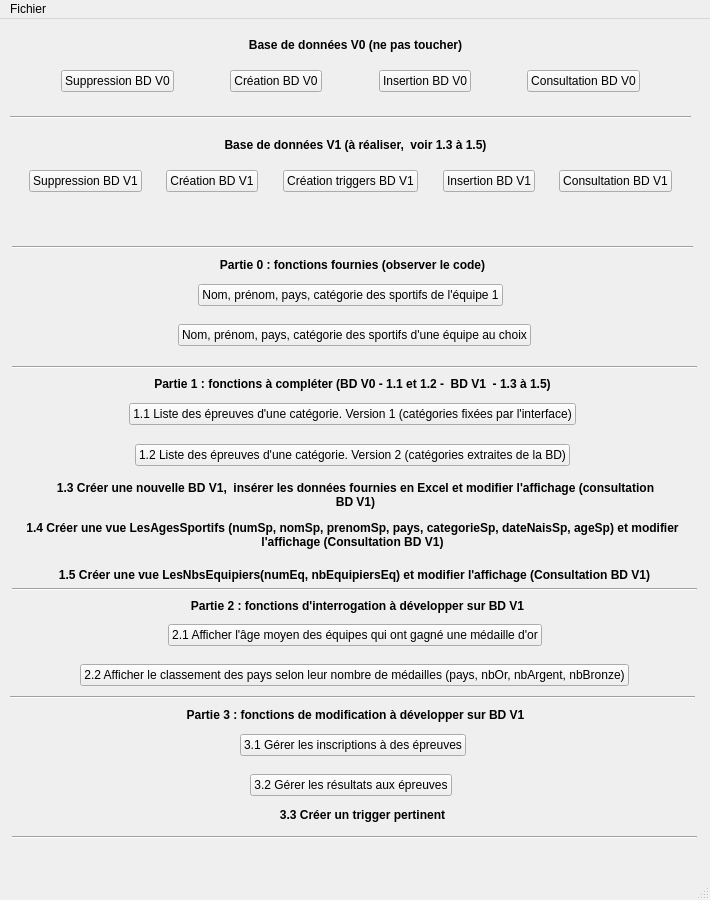
<?xml version="1.0" encoding="UTF-8"?>
<ui version="4.0">
 <class>MainWindow</class>
 <widget class="QMainWindow" name="MainWindow">
  <property name="geometry">
   <rect>
    <x>0</x>
    <y>0</y>
    <width>710</width>
    <height>900</height>
   </rect>
  </property>
  <property name="windowTitle">
   <string>Projet Jeux Olympiques</string>
  </property>
  <widget class="QWidget" name="centralwidget">
   <widget class="Line" name="line_V1">
    <property name="geometry">
     <rect>
      <x>10</x>
      <y>90</y>
      <width>681</width>
      <height>16</height>
     </rect>
    </property>
    <property name="orientation">
     <enum>Qt::Horizontal</enum>
    </property>
   </widget>
   <widget class="QLabel" name="label_V0">
    <property name="geometry">
     <rect>
      <x>10</x>
      <y>10</y>
      <width>691</width>
      <height>31</height>
     </rect>
    </property>
    <property name="font">
     <font>
      <weight>75</weight>
      <bold>true</bold>
     </font>
    </property>
    <property name="text">
     <string>Base de données V0 (ne pas toucher)</string>
    </property>
    <property name="alignment">
     <set>Qt::AlignCenter</set>
    </property>
   </widget>
   <widget class="Line" name="line_partie_0">
    <property name="geometry">
     <rect>
      <x>12</x>
      <y>220</y>
      <width>681</width>
      <height>16</height>
     </rect>
    </property>
    <property name="orientation">
     <enum>Qt::Horizontal</enum>
    </property>
   </widget>
   <widget class="QLabel" name="label_partie_0">
    <property name="geometry">
     <rect>
      <x>7</x>
      <y>230</y>
      <width>691</width>
      <height>31</height>
     </rect>
    </property>
    <property name="font">
     <font>
      <weight>75</weight>
      <bold>true</bold>
     </font>
    </property>
    <property name="text">
     <string>Partie 0 : fonctions fournies (observer le code)</string>
    </property>
    <property name="alignment">
     <set>Qt::AlignCenter</set>
    </property>
   </widget>
   <widget class="Line" name="line_partie_1">
    <property name="geometry">
     <rect>
      <x>12</x>
      <y>340</y>
      <width>685</width>
      <height>16</height>
     </rect>
    </property>
    <property name="orientation">
     <enum>Qt::Horizontal</enum>
    </property>
   </widget>
   <widget class="QLabel" name="label_partie_1">
    <property name="geometry">
     <rect>
      <x>7</x>
      <y>349</y>
      <width>691</width>
      <height>31</height>
     </rect>
    </property>
    <property name="font">
     <font>
      <weight>75</weight>
      <bold>true</bold>
     </font>
    </property>
    <property name="text">
     <string>Partie 1 : fonctions à compléter (BD V0 - 1.1 et 1.2 -  BD V1  - 1.3 à 1.5)</string>
    </property>
    <property name="alignment">
     <set>Qt::AlignCenter</set>
    </property>
   </widget>
   <widget class="QLabel" name="label_partie_1_4">
    <property name="geometry">
     <rect>
      <x>10</x>
      <y>500</y>
      <width>685</width>
      <height>31</height>
     </rect>
    </property>
    <property name="font">
     <font>
      <weight>75</weight>
      <bold>true</bold>
     </font>
    </property>
    <property name="text">
     <string>1.4 Créer une vue LesAgesSportifs (numSp, nomSp, prenomSp, pays, categorieSp, dateNaisSp, ageSp) et modifier l'affichage (Consultation BD V1)</string>
    </property>
    <property name="alignment">
     <set>Qt::AlignCenter</set>
    </property>
    <property name="wordWrap">
     <bool>true</bool>
    </property>
   </widget>
   <widget class="QLabel" name="label_partie_1_3">
    <property name="geometry">
     <rect>
      <x>50</x>
      <y>450</y>
      <width>611</width>
      <height>51</height>
     </rect>
    </property>
    <property name="font">
     <font>
      <weight>75</weight>
      <bold>true</bold>
     </font>
    </property>
    <property name="text">
     <string>1.3 Créer une nouvelle BD V1,  insérer les données fournies en Excel et modifier l'affichage (consultation BD V1)</string>
    </property>
    <property name="alignment">
     <set>Qt::AlignCenter</set>
    </property>
    <property name="wordWrap">
     <bool>true</bool>
    </property>
   </widget>
   <widget class="QLabel" name="label_partie_1_5">
    <property name="geometry">
     <rect>
      <x>12</x>
      <y>540</y>
      <width>685</width>
      <height>31</height>
     </rect>
    </property>
    <property name="font">
     <font>
      <weight>75</weight>
      <bold>true</bold>
     </font>
    </property>
    <property name="text">
     <string>1.5 Créer une vue LesNbsEquipiers(numEq, nbEquipiersEq) et modifier l'affichage (Consultation BD V1)</string>
    </property>
    <property name="alignment">
     <set>Qt::AlignCenter</set>
    </property>
    <property name="wordWrap">
     <bool>true</bool>
    </property>
   </widget>
   <widget class="Line" name="line_partie_2">
    <property name="geometry">
     <rect>
      <x>12</x>
      <y>562</y>
      <width>685</width>
      <height>16</height>
     </rect>
    </property>
    <property name="orientation">
     <enum>Qt::Horizontal</enum>
    </property>
   </widget>
   <widget class="QLabel" name="label_partie_2">
    <property name="geometry">
     <rect>
      <x>12</x>
      <y>571</y>
      <width>691</width>
      <height>31</height>
     </rect>
    </property>
    <property name="font">
     <font>
      <weight>75</weight>
      <bold>true</bold>
     </font>
    </property>
    <property name="text">
     <string>Partie 2 : fonctions d'interrogation à développer sur BD V1</string>
    </property>
    <property name="alignment">
     <set>Qt::AlignCenter</set>
    </property>
   </widget>
   <widget class="Line" name="line_partie_3">
    <property name="geometry">
     <rect>
      <x>10</x>
      <y>670</y>
      <width>685</width>
      <height>16</height>
     </rect>
    </property>
    <property name="orientation">
     <enum>Qt::Horizontal</enum>
    </property>
   </widget>
   <widget class="QLabel" name="label_partie_3">
    <property name="geometry">
     <rect>
      <x>10</x>
      <y>685</y>
      <width>691</width>
      <height>21</height>
     </rect>
    </property>
    <property name="font">
     <font>
      <weight>75</weight>
      <bold>true</bold>
     </font>
    </property>
    <property name="text">
     <string>Partie 3 : fonctions de modification à développer sur BD V1</string>
    </property>
    <property name="alignment">
     <set>Qt::AlignCenter</set>
    </property>
   </widget>
   <widget class="Line" name="line_fin">
    <property name="geometry">
     <rect>
      <x>12</x>
      <y>810</y>
      <width>685</width>
      <height>16</height>
     </rect>
    </property>
    <property name="orientation">
     <enum>Qt::Horizontal</enum>
    </property>
   </widget>
   <widget class="QLabel" name="label_retour_BD">
    <property name="geometry">
     <rect>
      <x>10</x>
      <y>190</y>
      <width>689</width>
      <height>19</height>
     </rect>
    </property>
    <property name="text">
     <string/>
    </property>
    <property name="alignment">
     <set>Qt::AlignCenter</set>
    </property>
   </widget>
   <widget class="QWidget" name="layoutWidget">
    <property name="geometry">
     <rect>
      <x>10</x>
      <y>40</y>
      <width>681</width>
      <height>44</height>
     </rect>
    </property>
    <layout class="QHBoxLayout" name="horizontalLayout_V0">
     <item>
      <spacer name="horizontalSpacer">
       <property name="orientation">
        <enum>Qt::Horizontal</enum>
       </property>
       <property name="sizeHint" stdset="0">
        <size>
         <width>40</width>
         <height>20</height>
        </size>
       </property>
      </spacer>
     </item>
     <item>
      <widget class="QPushButton" name="pushButton_supprimer_V0">
       <property name="text">
        <string>Suppression BD V0</string>
       </property>
      </widget>
     </item>
     <item>
      <spacer name="horizontalSpacer_3">
       <property name="orientation">
        <enum>Qt::Horizontal</enum>
       </property>
       <property name="sizeHint" stdset="0">
        <size>
         <width>40</width>
         <height>20</height>
        </size>
       </property>
      </spacer>
     </item>
     <item>
      <widget class="QPushButton" name="pushButton_creer_V0">
       <property name="text">
        <string>Création BD V0</string>
       </property>
      </widget>
     </item>
     <item>
      <spacer name="horizontalSpacer_2">
       <property name="orientation">
        <enum>Qt::Horizontal</enum>
       </property>
       <property name="sizeHint" stdset="0">
        <size>
         <width>40</width>
         <height>20</height>
        </size>
       </property>
      </spacer>
     </item>
     <item>
      <widget class="QPushButton" name="pushButton_inserer_V0">
       <property name="text">
        <string>Insertion BD V0</string>
       </property>
      </widget>
     </item>
     <item>
      <spacer name="horizontalSpacer_21">
       <property name="orientation">
        <enum>Qt::Horizontal</enum>
       </property>
       <property name="sizeHint" stdset="0">
        <size>
         <width>40</width>
         <height>20</height>
        </size>
       </property>
      </spacer>
     </item>
     <item>
      <widget class="QPushButton" name="pushButton_consulter_V0">
       <property name="text">
        <string>Consultation BD V0</string>
       </property>
      </widget>
     </item>
     <item>
      <spacer name="horizontalSpacer_4">
       <property name="orientation">
        <enum>Qt::Horizontal</enum>
       </property>
       <property name="sizeHint" stdset="0">
        <size>
         <width>40</width>
         <height>20</height>
        </size>
       </property>
      </spacer>
     </item>
    </layout>
   </widget>
   <widget class="QWidget" name="layoutWidget">
    <property name="geometry">
     <rect>
      <x>10</x>
      <y>260</y>
      <width>681</width>
      <height>32</height>
     </rect>
    </property>
    <layout class="QHBoxLayout" name="horizontalLayout_partie_0_1">
     <item>
      <spacer name="horizontalSpacer_7">
       <property name="orientation">
        <enum>Qt::Horizontal</enum>
       </property>
       <property name="sizeHint" stdset="0">
        <size>
         <width>40</width>
         <height>20</height>
        </size>
       </property>
      </spacer>
     </item>
     <item>
      <widget class="QPushButton" name="pushButton_fct_fournie_1">
       <property name="text">
        <string>Nom, prénom, pays, catégorie des sportifs de l'équipe 1</string>
       </property>
      </widget>
     </item>
     <item>
      <spacer name="horizontalSpacer_5">
       <property name="orientation">
        <enum>Qt::Horizontal</enum>
       </property>
       <property name="sizeHint" stdset="0">
        <size>
         <width>40</width>
         <height>20</height>
        </size>
       </property>
      </spacer>
     </item>
    </layout>
   </widget>
   <widget class="QWidget" name="layoutWidget">
    <property name="geometry">
     <rect>
      <x>12</x>
      <y>300</y>
      <width>685</width>
      <height>32</height>
     </rect>
    </property>
    <layout class="QHBoxLayout" name="horizontalLayout_partie_0_2">
     <item>
      <spacer name="horizontalSpacer_8">
       <property name="orientation">
        <enum>Qt::Horizontal</enum>
       </property>
       <property name="sizeHint" stdset="0">
        <size>
         <width>40</width>
         <height>20</height>
        </size>
       </property>
      </spacer>
     </item>
     <item>
      <widget class="QPushButton" name="pushButton_fct_fournie_2">
       <property name="text">
        <string>Nom, prénom, pays, catégorie des sportifs d'une équipe au choix</string>
       </property>
      </widget>
     </item>
     <item>
      <spacer name="horizontalSpacer_6">
       <property name="orientation">
        <enum>Qt::Horizontal</enum>
       </property>
       <property name="sizeHint" stdset="0">
        <size>
         <width>40</width>
         <height>20</height>
        </size>
       </property>
      </spacer>
     </item>
    </layout>
   </widget>
   <widget class="QWidget" name="layoutWidget">
    <property name="geometry">
     <rect>
      <x>12</x>
      <y>600</y>
      <width>685</width>
      <height>32</height>
     </rect>
    </property>
    <layout class="QHBoxLayout" name="horizontalLayout_partie_2_1">
     <item>
      <spacer name="horizontalSpacer_18">
       <property name="orientation">
        <enum>Qt::Horizontal</enum>
       </property>
       <property name="sizeHint" stdset="0">
        <size>
         <width>40</width>
         <height>20</height>
        </size>
       </property>
      </spacer>
     </item>
     <item>
      <widget class="QPushButton" name="pushButton_2_1">
       <property name="text">
        <string>2.1 Afficher l'âge moyen des équipes qui ont gagné une médaille d'or</string>
       </property>
      </widget>
     </item>
     <item>
      <spacer name="horizontalSpacer_17">
       <property name="orientation">
        <enum>Qt::Horizontal</enum>
       </property>
       <property name="sizeHint" stdset="0">
        <size>
         <width>40</width>
         <height>20</height>
        </size>
       </property>
      </spacer>
     </item>
    </layout>
   </widget>
   <widget class="QWidget" name="layoutWidget">
    <property name="geometry">
     <rect>
      <x>12</x>
      <y>640</y>
      <width>685</width>
      <height>32</height>
     </rect>
    </property>
    <layout class="QHBoxLayout" name="horizontalLayout_partie_2_2">
     <item>
      <spacer name="horizontalSpacer_20">
       <property name="orientation">
        <enum>Qt::Horizontal</enum>
       </property>
       <property name="sizeHint" stdset="0">
        <size>
         <width>40</width>
         <height>20</height>
        </size>
       </property>
      </spacer>
     </item>
     <item>
      <widget class="QPushButton" name="pushButton_2_2">
       <property name="text">
        <string>2.2 Afficher le classement des pays selon leur nombre de médailles (pays, nbOr, nbArgent, nbBronze)</string>
       </property>
      </widget>
     </item>
     <item>
      <spacer name="horizontalSpacer_19">
       <property name="orientation">
        <enum>Qt::Horizontal</enum>
       </property>
       <property name="sizeHint" stdset="0">
        <size>
         <width>40</width>
         <height>20</height>
        </size>
       </property>
      </spacer>
     </item>
    </layout>
   </widget>
   <widget class="QWidget" name="layoutWidget">
    <property name="geometry">
     <rect>
      <x>10</x>
      <y>710</y>
      <width>685</width>
      <height>32</height>
     </rect>
    </property>
    <layout class="QHBoxLayout" name="horizontalLayout_partie_3_1">
     <item>
      <spacer name="horizontalSpacer_24">
       <property name="orientation">
        <enum>Qt::Horizontal</enum>
       </property>
       <property name="sizeHint" stdset="0">
        <size>
         <width>40</width>
         <height>20</height>
        </size>
       </property>
      </spacer>
     </item>
     <item>
      <widget class="QPushButton" name="pushButton_3_1">
       <property name="text">
        <string>3.1 Gérer les inscriptions à des épreuves</string>
       </property>
      </widget>
     </item>
     <item>
      <spacer name="horizontalSpacer_23">
       <property name="orientation">
        <enum>Qt::Horizontal</enum>
       </property>
       <property name="sizeHint" stdset="0">
        <size>
         <width>40</width>
         <height>20</height>
        </size>
       </property>
      </spacer>
     </item>
    </layout>
   </widget>
   <widget class="QWidget" name="layoutWidget">
    <property name="geometry">
     <rect>
      <x>10</x>
      <y>750</y>
      <width>681</width>
      <height>32</height>
     </rect>
    </property>
    <layout class="QHBoxLayout" name="horizontalLayout_partie_3_2">
     <item>
      <spacer name="horizontalSpacer_26">
       <property name="orientation">
        <enum>Qt::Horizontal</enum>
       </property>
       <property name="sizeHint" stdset="0">
        <size>
         <width>40</width>
         <height>20</height>
        </size>
       </property>
      </spacer>
     </item>
     <item>
      <widget class="QPushButton" name="pushButton_3_2">
       <property name="text">
        <string>3.2 Gérer les résultats aux épreuves</string>
       </property>
      </widget>
     </item>
     <item>
      <spacer name="horizontalSpacer_25">
       <property name="orientation">
        <enum>Qt::Horizontal</enum>
       </property>
       <property name="sizeHint" stdset="0">
        <size>
         <width>40</width>
         <height>20</height>
        </size>
       </property>
      </spacer>
     </item>
    </layout>
   </widget>
   <widget class="QWidget" name="layoutWidget_2">
    <property name="geometry">
     <rect>
      <x>10</x>
      <y>379</y>
      <width>685</width>
      <height>32</height>
     </rect>
    </property>
    <layout class="QHBoxLayout" name="horizontalLayout_partie_1_1">
     <item>
      <spacer name="horizontalSpacer_12">
       <property name="orientation">
        <enum>Qt::Horizontal</enum>
       </property>
       <property name="sizeHint" stdset="0">
        <size>
         <width>40</width>
         <height>20</height>
        </size>
       </property>
      </spacer>
     </item>
     <item>
      <widget class="QPushButton" name="pushButton_1_1">
       <property name="text">
        <string>1.1 Liste des épreuves d'une catégorie. Version 1 (catégories fixées par l'interface)</string>
       </property>
      </widget>
     </item>
     <item>
      <spacer name="horizontalSpacer_11">
       <property name="orientation">
        <enum>Qt::Horizontal</enum>
       </property>
       <property name="sizeHint" stdset="0">
        <size>
         <width>40</width>
         <height>20</height>
        </size>
       </property>
      </spacer>
     </item>
    </layout>
   </widget>
   <widget class="QWidget" name="layoutWidget_3">
    <property name="geometry">
     <rect>
      <x>10</x>
      <y>420</y>
      <width>685</width>
      <height>32</height>
     </rect>
    </property>
    <layout class="QHBoxLayout" name="horizontalLayout_partie_1_2">
     <item>
      <spacer name="horizontalSpacer_14">
       <property name="orientation">
        <enum>Qt::Horizontal</enum>
       </property>
       <property name="sizeHint" stdset="0">
        <size>
         <width>40</width>
         <height>20</height>
        </size>
       </property>
      </spacer>
     </item>
     <item>
      <widget class="QPushButton" name="pushButton_1_2">
       <property name="text">
        <string>1.2 Liste des épreuves d'une catégorie. Version 2 (catégories extraites de la BD)</string>
       </property>
      </widget>
     </item>
     <item>
      <spacer name="horizontalSpacer_13">
       <property name="orientation">
        <enum>Qt::Horizontal</enum>
       </property>
       <property name="sizeHint" stdset="0">
        <size>
         <width>40</width>
         <height>20</height>
        </size>
       </property>
      </spacer>
     </item>
    </layout>
   </widget>
   <widget class="QLabel" name="label_trigger">
    <property name="geometry">
     <rect>
      <x>20</x>
      <y>780</y>
      <width>685</width>
      <height>31</height>
     </rect>
    </property>
    <property name="font">
     <font>
      <weight>75</weight>
      <bold>true</bold>
     </font>
    </property>
    <property name="text">
     <string>3.3 Créer un trigger pertinent</string>
    </property>
    <property name="alignment">
     <set>Qt::AlignCenter</set>
    </property>
    <property name="wordWrap">
     <bool>true</bool>
    </property>
   </widget>
   <widget class="QWidget" name="layoutWidget_4">
    <property name="geometry">
     <rect>
      <x>10</x>
      <y>140</y>
      <width>681</width>
      <height>44</height>
     </rect>
    </property>
    <layout class="QHBoxLayout" name="horizontalLayout_V1">
     <item>
      <spacer name="horizontalSpacer_9">
       <property name="orientation">
        <enum>Qt::Horizontal</enum>
       </property>
       <property name="sizeHint" stdset="0">
        <size>
         <width>40</width>
         <height>20</height>
        </size>
       </property>
      </spacer>
     </item>
     <item>
      <widget class="QPushButton" name="pushButton_supprimer_V1">
       <property name="text">
        <string>Suppression BD V1</string>
       </property>
      </widget>
     </item>
     <item>
      <spacer name="horizontalSpacer_10">
       <property name="orientation">
        <enum>Qt::Horizontal</enum>
       </property>
       <property name="sizeHint" stdset="0">
        <size>
         <width>40</width>
         <height>20</height>
        </size>
       </property>
      </spacer>
     </item>
     <item>
      <widget class="QPushButton" name="pushButton_creer_V1">
       <property name="text">
        <string>Création BD V1</string>
       </property>
      </widget>
     </item>
     <item>
      <spacer name="horizontalSpacer_27">
       <property name="orientation">
        <enum>Qt::Horizontal</enum>
       </property>
       <property name="sizeHint" stdset="0">
        <size>
         <width>40</width>
         <height>20</height>
        </size>
       </property>
      </spacer>
     </item>
     <item>
      <widget class="QPushButton" name="pushButton_2">
       <property name="text">
        <string>Création triggers BD V1</string>
       </property>
      </widget>
     </item>
     <item>
      <spacer name="horizontalSpacer_15">
       <property name="orientation">
        <enum>Qt::Horizontal</enum>
       </property>
       <property name="sizeHint" stdset="0">
        <size>
         <width>40</width>
         <height>20</height>
        </size>
       </property>
      </spacer>
     </item>
     <item>
      <widget class="QPushButton" name="pushButton_inserer_V1">
       <property name="text">
        <string>Insertion BD V1</string>
       </property>
      </widget>
     </item>
     <item>
      <spacer name="horizontalSpacer_31">
       <property name="orientation">
        <enum>Qt::Horizontal</enum>
       </property>
       <property name="sizeHint" stdset="0">
        <size>
         <width>40</width>
         <height>20</height>
        </size>
       </property>
      </spacer>
     </item>
     <item>
      <widget class="QPushButton" name="pushButton_consulter_V1">
       <property name="text">
        <string>Consultation BD V1</string>
       </property>
      </widget>
     </item>
     <item>
      <spacer name="horizontalSpacer_16">
       <property name="orientation">
        <enum>Qt::Horizontal</enum>
       </property>
       <property name="sizeHint" stdset="0">
        <size>
         <width>40</width>
         <height>20</height>
        </size>
       </property>
      </spacer>
     </item>
    </layout>
   </widget>
   <widget class="QLabel" name="label_V1">
    <property name="geometry">
     <rect>
      <x>10</x>
      <y>110</y>
      <width>691</width>
      <height>31</height>
     </rect>
    </property>
    <property name="font">
     <font>
      <weight>75</weight>
      <bold>true</bold>
     </font>
    </property>
    <property name="text">
     <string>Base de données V1 (à réaliser,  voir 1.3 à 1.5)</string>
    </property>
    <property name="alignment">
     <set>Qt::AlignCenter</set>
    </property>
   </widget>
  </widget>
  <widget class="QMenuBar" name="menubar">
   <property name="geometry">
    <rect>
     <x>0</x>
     <y>0</y>
     <width>710</width>
     <height>21</height>
    </rect>
   </property>
   <widget class="QMenu" name="menuFiles">
    <property name="title">
     <string>Fichier</string>
    </property>
    <addaction name="actionQuitter"/>
   </widget>
   <addaction name="menuFiles"/>
  </widget>
  <widget class="QStatusBar" name="statusbar"/>
  <action name="actionQuitter">
   <property name="text">
    <string>Quitter</string>
   </property>
  </action>
 </widget>
 <resources/>
 <connections>
  <connection>
   <sender>actionQuitter</sender>
   <signal>triggered()</signal>
   <receiver>MainWindow</receiver>
   <slot>close()</slot>
   <hints>
    <hint type="sourcelabel">
     <x>-1</x>
     <y>-1</y>
    </hint>
    <hint type="destinationlabel">
     <x>399</x>
     <y>299</y>
    </hint>
   </hints>
  </connection>
  <connection>
   <sender>pushButton_creer_V0</sender>
   <signal>clicked()</signal>
   <receiver>MainWindow</receiver>
   <slot>createDBV0()</slot>
   <hints>
    <hint type="sourcelabel">
     <x>314</x>
     <y>93</y>
    </hint>
    <hint type="destinationlabel">
     <x>135</x>
     <y>130</y>
    </hint>
   </hints>
  </connection>
  <connection>
   <sender>pushButton_inserer_V0</sender>
   <signal>clicked()</signal>
   <receiver>MainWindow</receiver>
   <slot>insertDBV0()</slot>
   <hints>
    <hint type="sourcelabel">
     <x>463</x>
     <y>93</y>
    </hint>
    <hint type="destinationlabel">
     <x>388</x>
     <y>127</y>
    </hint>
   </hints>
  </connection>
  <connection>
   <sender>pushButton_supprimer_V0</sender>
   <signal>clicked()</signal>
   <receiver>MainWindow</receiver>
   <slot>deleteDBV0()</slot>
   <hints>
    <hint type="sourcelabel">
     <x>168</x>
     <y>93</y>
    </hint>
    <hint type="destinationlabel">
     <x>598</x>
     <y>139</y>
    </hint>
   </hints>
  </connection>
  <connection>
   <sender>pushButton_consulter_V0</sender>
   <signal>clicked()</signal>
   <receiver>MainWindow</receiver>
   <slot>openDataV0()</slot>
   <hints>
    <hint type="sourcelabel">
     <x>628</x>
     <y>93</y>
    </hint>
    <hint type="destinationlabel">
     <x>498</x>
     <y>183</y>
    </hint>
   </hints>
  </connection>
  <connection>
   <sender>pushButton_fct_fournie_1</sender>
   <signal>clicked()</signal>
   <receiver>MainWindow</receiver>
   <slot>open_fct_fournie_1()</slot>
   <hints>
    <hint type="sourcelabel">
     <x>488</x>
     <y>307</y>
    </hint>
    <hint type="destinationlabel">
     <x>79</x>
     <y>174</y>
    </hint>
   </hints>
  </connection>
  <connection>
   <sender>pushButton_fct_fournie_2</sender>
   <signal>clicked()</signal>
   <receiver>MainWindow</receiver>
   <slot>open_fct_fournie_2()</slot>
   <hints>
    <hint type="sourcelabel">
     <x>514</x>
     <y>347</y>
    </hint>
    <hint type="destinationlabel">
     <x>116</x>
     <y>221</y>
    </hint>
   </hints>
  </connection>
  <connection>
   <sender>pushButton_supprimer_V1</sender>
   <signal>clicked()</signal>
   <receiver>MainWindow</receiver>
   <slot>deleteDBV1()</slot>
   <hints>
    <hint type="sourcelabel">
     <x>136</x>
     <y>193</y>
    </hint>
    <hint type="destinationlabel">
     <x>190</x>
     <y>239</y>
    </hint>
   </hints>
  </connection>
  <connection>
   <sender>pushButton_creer_V1</sender>
   <signal>clicked()</signal>
   <receiver>MainWindow</receiver>
   <slot>createDBV1()</slot>
   <hints>
    <hint type="sourcelabel">
     <x>252</x>
     <y>193</y>
    </hint>
    <hint type="destinationlabel">
     <x>378</x>
     <y>235</y>
    </hint>
   </hints>
  </connection>
  <connection>
   <sender>pushButton_inserer_V1</sender>
   <signal>clicked()</signal>
   <receiver>MainWindow</receiver>
   <slot>insertDBV1()</slot>
   <hints>
    <hint type="sourcelabel">
     <x>525</x>
     <y>193</y>
    </hint>
    <hint type="destinationlabel">
     <x>512</x>
     <y>234</y>
    </hint>
   </hints>
  </connection>
  <connection>
   <sender>pushButton_consulter_V1</sender>
   <signal>clicked()</signal>
   <receiver>MainWindow</receiver>
   <slot>openDataV1()</slot>
   <hints>
    <hint type="sourcelabel">
     <x>646</x>
     <y>190</y>
    </hint>
    <hint type="destinationlabel">
     <x>693</x>
     <y>206</y>
    </hint>
   </hints>
  </connection>
  <connection>
   <sender>pushButton_1_1</sender>
   <signal>clicked()</signal>
   <receiver>MainWindow</receiver>
   <slot>open_fct_comp_1()</slot>
   <hints>
    <hint type="sourcelabel">
     <x>555</x>
     <y>426</y>
    </hint>
    <hint type="destinationlabel">
     <x>686</x>
     <y>412</y>
    </hint>
   </hints>
  </connection>
  <connection>
   <sender>pushButton_1_2</sender>
   <signal>clicked()</signal>
   <receiver>MainWindow</receiver>
   <slot>open_fct_comp_2()</slot>
   <hints>
    <hint type="sourcelabel">
     <x>549</x>
     <y>467</y>
    </hint>
    <hint type="destinationlabel">
     <x>662</x>
     <y>459</y>
    </hint>
   </hints>
  </connection>
  <connection>
   <sender>pushButton_2</sender>
   <signal>clicked()</signal>
   <receiver>MainWindow</receiver>
   <slot>createTriggersDBV1()</slot>
   <hints>
    <hint type="sourcelabel">
     <x>350</x>
     <y>187</y>
    </hint>
    <hint type="destinationlabel">
     <x>362</x>
     <y>207</y>
    </hint>
   </hints>
  </connection>
  <connection>
   <sender>pushButton_2_1</sender>
   <signal>clicked()</signal>
   <receiver>MainWindow</receiver>
   <slot>open_ageMoyEq()</slot>
   <hints>
    <hint type="sourcelabel">
     <x>354</x>
     <y>636</y>
    </hint>
    <hint type="destinationlabel">
     <x>354</x>
     <y>449</y>
    </hint>
   </hints>
  </connection>
  <connection>
   <sender>pushButton_2_2</sender>
   <signal>clicked()</signal>
   <receiver>MainWindow</receiver>
   <slot>open_classementPays()</slot>
   <hints>
    <hint type="sourcelabel">
     <x>502</x>
     <y>676</y>
    </hint>
    <hint type="destinationlabel">
     <x>641</x>
     <y>650</y>
    </hint>
   </hints>
  </connection>
  <connection>
   <sender>pushButton_3_1</sender>
   <signal>clicked()</signal>
   <receiver>MainWindow</receiver>
   <slot>open_insertEpreuve()</slot>
   <hints>
    <hint type="sourcelabel">
     <x>394</x>
     <y>740</y>
    </hint>
    <hint type="destinationlabel">
     <x>536</x>
     <y>742</y>
    </hint>
   </hints>
  </connection>
  <connection>
   <sender>pushButton_3_2</sender>
   <signal>clicked()</signal>
   <receiver>MainWindow</receiver>
   <slot>open_insertResult()</slot>
   <hints>
    <hint type="sourcelabel">
     <x>387</x>
     <y>783</y>
    </hint>
    <hint type="destinationlabel">
     <x>530</x>
     <y>790</y>
    </hint>
   </hints>
  </connection>
 </connections>
 <slots>
  <slot>createDBV0()</slot>
  <slot>insertDBV0()</slot>
  <slot>deleteDBV0()</slot>
  <slot>openDataV0()</slot>
  <slot>open_fct_fournie_1()</slot>
  <slot>open_fct_fournie_2()</slot>
  <slot>open_fct_comp_1()</slot>
  <slot>open_fct_comp_2()</slot>
  <slot>deleteDBV1()</slot>
  <slot>createDBV1()</slot>
  <slot>insertDBV1()</slot>
  <slot>openDataV1()</slot>
  <slot>createTriggersDBV1()</slot>
  <slot>open_ageMoyEq()</slot>
  <slot>open_classementPays()</slot>
  <slot>open_insertEpreuve()</slot>
  <slot>open_insertResult()</slot>
 </slots>
</ui>
